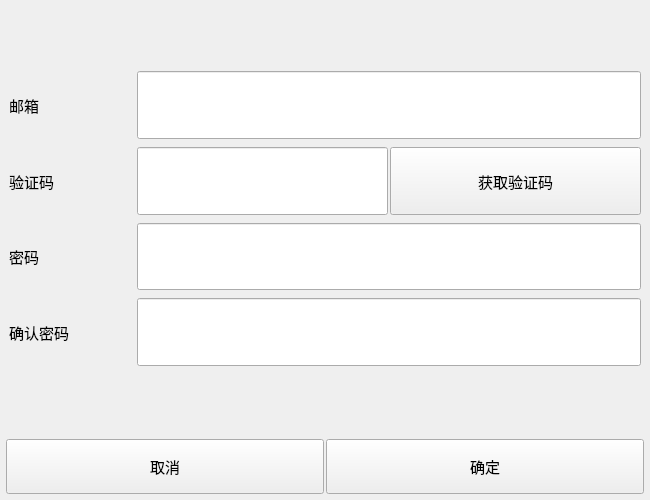
<?xml version="1.0" encoding="UTF-8"?>
<ui version="4.0">
 <class>find_password_form</class>
 <widget class="QWidget" name="find_password_form">
  <property name="geometry">
   <rect>
    <x>0</x>
    <y>0</y>
    <width>650</width>
    <height>500</height>
   </rect>
  </property>
  <property name="maximumSize">
   <size>
    <width>650</width>
    <height>500</height>
   </size>
  </property>
  <property name="font">
   <font>
    <pointsize>11</pointsize>
   </font>
  </property>
  <property name="windowTitle">
   <string>找回密码</string>
  </property>
  <layout class="QVBoxLayout" name="verticalLayout_2" stretch="1,5,1,1">
   <property name="spacing">
    <number>2</number>
   </property>
   <property name="leftMargin">
    <number>3</number>
   </property>
   <property name="topMargin">
    <number>3</number>
   </property>
   <property name="rightMargin">
    <number>3</number>
   </property>
   <property name="bottomMargin">
    <number>3</number>
   </property>
   <item>
    <spacer name="verticalSpacer_2">
     <property name="orientation">
      <enum>Qt::Vertical</enum>
     </property>
     <property name="sizeHint" stdset="0">
      <size>
       <width>20</width>
       <height>40</height>
      </size>
     </property>
    </spacer>
   </item>
   <item>
    <layout class="QVBoxLayout" name="verticalLayout">
     <property name="spacing">
      <number>2</number>
     </property>
     <property name="leftMargin">
      <number>3</number>
     </property>
     <property name="topMargin">
      <number>3</number>
     </property>
     <property name="rightMargin">
      <number>3</number>
     </property>
     <property name="bottomMargin">
      <number>3</number>
     </property>
     <item>
      <layout class="QHBoxLayout" name="horizontalLayout_2" stretch="1,4">
       <property name="spacing">
        <number>2</number>
       </property>
       <property name="leftMargin">
        <number>3</number>
       </property>
       <property name="topMargin">
        <number>3</number>
       </property>
       <property name="rightMargin">
        <number>3</number>
       </property>
       <property name="bottomMargin">
        <number>3</number>
       </property>
       <item>
        <widget class="QLabel" name="label_2">
         <property name="text">
          <string>邮箱</string>
         </property>
        </widget>
       </item>
       <item>
        <widget class="QLineEdit" name="find_email">
         <property name="sizePolicy">
          <sizepolicy hsizetype="Expanding" vsizetype="Expanding">
           <horstretch>0</horstretch>
           <verstretch>0</verstretch>
          </sizepolicy>
         </property>
        </widget>
       </item>
      </layout>
     </item>
     <item>
      <layout class="QHBoxLayout" name="horizontalLayout_3" stretch="1,4">
       <property name="spacing">
        <number>2</number>
       </property>
       <property name="leftMargin">
        <number>3</number>
       </property>
       <property name="topMargin">
        <number>3</number>
       </property>
       <property name="rightMargin">
        <number>3</number>
       </property>
       <property name="bottomMargin">
        <number>3</number>
       </property>
       <item>
        <widget class="QLabel" name="label_3">
         <property name="text">
          <string>验证码</string>
         </property>
        </widget>
       </item>
       <item>
        <layout class="QHBoxLayout" name="horizontalLayout" stretch="1,1">
         <property name="spacing">
          <number>2</number>
         </property>
         <property name="leftMargin">
          <number>0</number>
         </property>
         <property name="topMargin">
          <number>0</number>
         </property>
         <property name="rightMargin">
          <number>0</number>
         </property>
         <property name="bottomMargin">
          <number>0</number>
         </property>
         <item>
          <widget class="QLineEdit" name="find_yzm">
           <property name="sizePolicy">
            <sizepolicy hsizetype="Expanding" vsizetype="Expanding">
             <horstretch>0</horstretch>
             <verstretch>0</verstretch>
            </sizepolicy>
           </property>
          </widget>
         </item>
         <item>
          <widget class="QPushButton" name="find_get_yzm_btn">
           <property name="sizePolicy">
            <sizepolicy hsizetype="Minimum" vsizetype="Expanding">
             <horstretch>0</horstretch>
             <verstretch>0</verstretch>
            </sizepolicy>
           </property>
           <property name="text">
            <string>获取验证码</string>
           </property>
          </widget>
         </item>
        </layout>
       </item>
      </layout>
     </item>
     <item>
      <layout class="QHBoxLayout" name="horizontalLayout_4" stretch="1,4">
       <property name="spacing">
        <number>2</number>
       </property>
       <property name="leftMargin">
        <number>3</number>
       </property>
       <property name="topMargin">
        <number>3</number>
       </property>
       <property name="rightMargin">
        <number>3</number>
       </property>
       <property name="bottomMargin">
        <number>3</number>
       </property>
       <item>
        <widget class="QLabel" name="label_4">
         <property name="text">
          <string>密码</string>
         </property>
        </widget>
       </item>
       <item>
        <widget class="QLineEdit" name="find_password">
         <property name="sizePolicy">
          <sizepolicy hsizetype="Expanding" vsizetype="Expanding">
           <horstretch>0</horstretch>
           <verstretch>0</verstretch>
          </sizepolicy>
         </property>
         <property name="echoMode">
          <enum>QLineEdit::Password</enum>
         </property>
        </widget>
       </item>
      </layout>
     </item>
     <item>
      <layout class="QHBoxLayout" name="horizontalLayout_5" stretch="1,4">
       <property name="spacing">
        <number>2</number>
       </property>
       <property name="leftMargin">
        <number>3</number>
       </property>
       <property name="topMargin">
        <number>3</number>
       </property>
       <property name="rightMargin">
        <number>3</number>
       </property>
       <property name="bottomMargin">
        <number>3</number>
       </property>
       <item>
        <widget class="QLabel" name="label">
         <property name="text">
          <string>确认密码</string>
         </property>
        </widget>
       </item>
       <item>
        <widget class="QLineEdit" name="find_confirm_password">
         <property name="sizePolicy">
          <sizepolicy hsizetype="Expanding" vsizetype="Expanding">
           <horstretch>0</horstretch>
           <verstretch>0</verstretch>
          </sizepolicy>
         </property>
         <property name="echoMode">
          <enum>QLineEdit::Password</enum>
         </property>
        </widget>
       </item>
      </layout>
     </item>
    </layout>
   </item>
   <item>
    <spacer name="verticalSpacer">
     <property name="orientation">
      <enum>Qt::Vertical</enum>
     </property>
     <property name="sizeHint" stdset="0">
      <size>
       <width>20</width>
       <height>40</height>
      </size>
     </property>
    </spacer>
   </item>
   <item>
    <layout class="QHBoxLayout" name="horizontalLayout_6">
     <property name="spacing">
      <number>2</number>
     </property>
     <property name="leftMargin">
      <number>3</number>
     </property>
     <property name="topMargin">
      <number>3</number>
     </property>
     <property name="rightMargin">
      <number>3</number>
     </property>
     <property name="bottomMargin">
      <number>3</number>
     </property>
     <item>
      <widget class="QPushButton" name="find_cancel_btn">
       <property name="sizePolicy">
        <sizepolicy hsizetype="Minimum" vsizetype="Expanding">
         <horstretch>0</horstretch>
         <verstretch>0</verstretch>
        </sizepolicy>
       </property>
       <property name="text">
        <string>取消</string>
       </property>
      </widget>
     </item>
     <item>
      <widget class="QPushButton" name="find_confirm_btn">
       <property name="sizePolicy">
        <sizepolicy hsizetype="Minimum" vsizetype="Expanding">
         <horstretch>0</horstretch>
         <verstretch>0</verstretch>
        </sizepolicy>
       </property>
       <property name="text">
        <string>确定</string>
       </property>
      </widget>
     </item>
    </layout>
   </item>
  </layout>
 </widget>
 <resources/>
 <connections/>
</ui>
